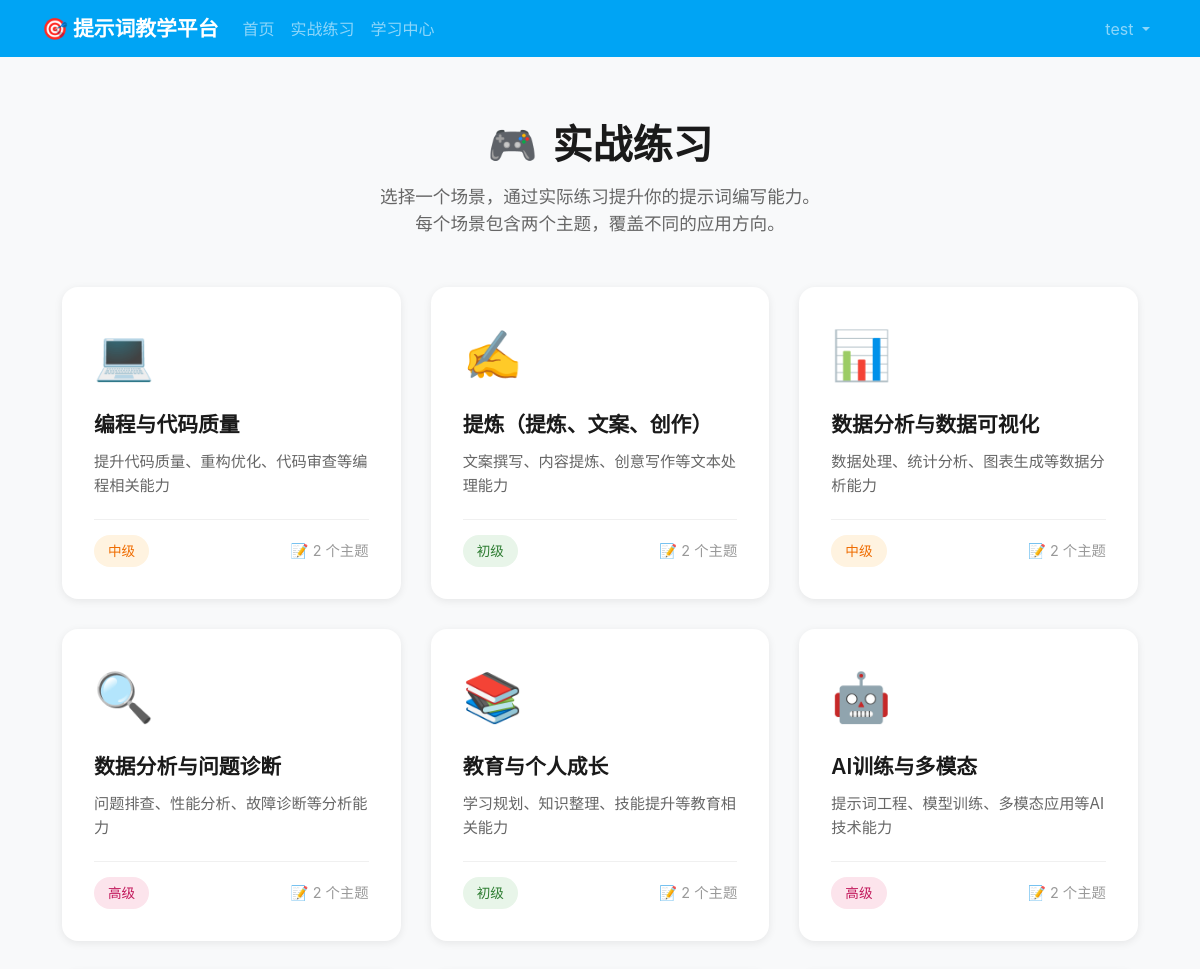
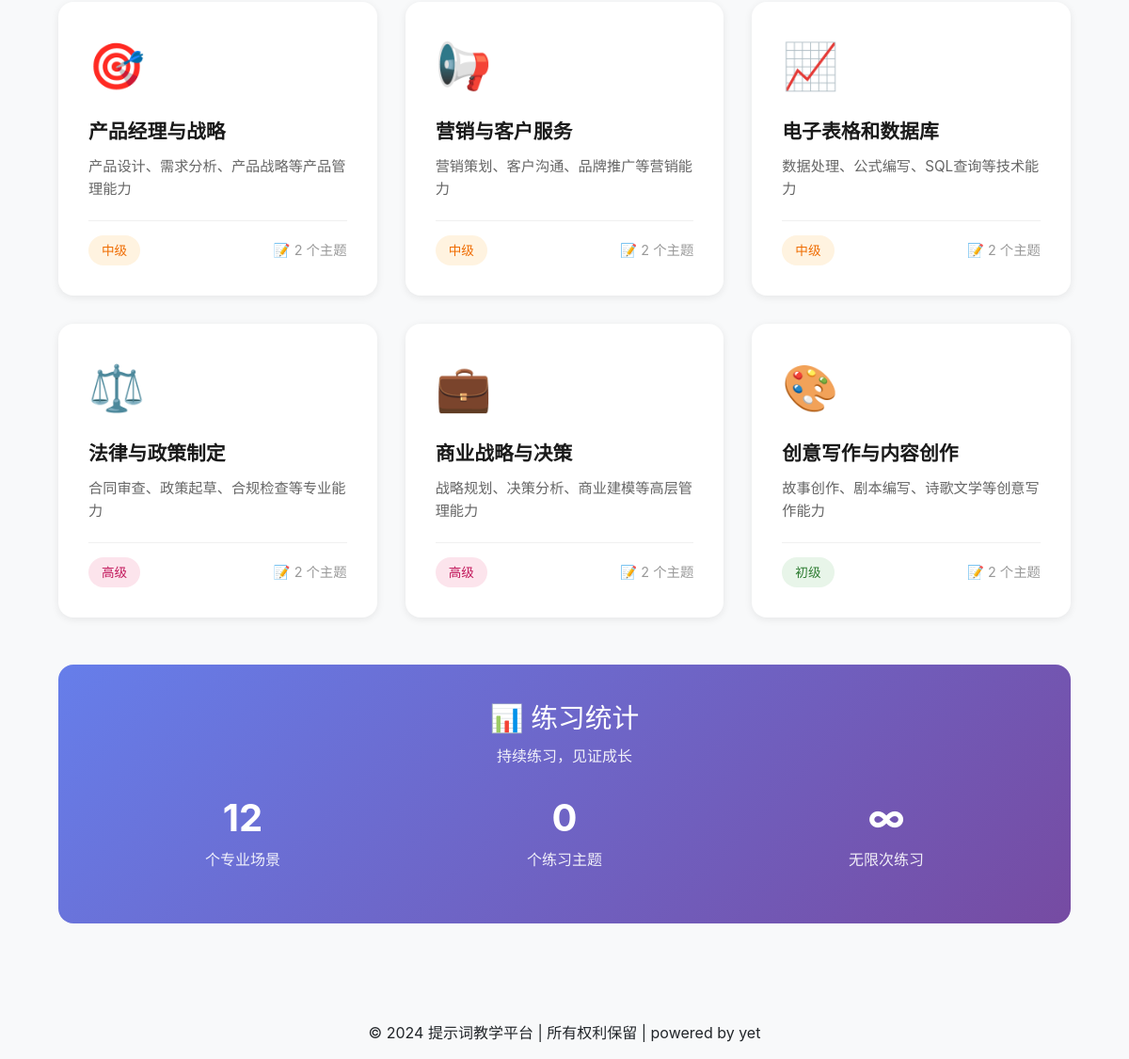
Page /practice/ (signed in) on the committed database (2 pictures, top to bottom).
### practice/models.py (models this page shows, shortened)
class PracticeScenario(models.Model):
    SCENARIO_CHOICES = [
        ('coding_quality', '编程与代码质量'),
        ('writing_creation', '提炼（提炼、文案、创作）'),
        ('data_analysis', '数据分析与数据可视化'),
        ('data_diagnosis', '数据分析与问题诊断'),
        ('education_growth', '教育与个人成长'),
        ('ai_training', 'AI训练与多模态'),
        ('product_strategy', '产品经理与战略'),
        ('marketing_service', '营销与客户服务'),
        ('spreadsheet_db', '电子表格和数据库'),
        ('legal_policy', '法律与政策制定'),
        ('business_decision', '商业战略与决策'),
        ('creative_writing', '创意写作与内容创作'),
    ]
    scenario_id = models.CharField(max_length=50, unique=True, verbose_name='场景ID')
    title = models.CharField(max_length=100, verbose_name='场景标题')
    description = models.TextField(verbose_name='场景描述')
    icon = models.CharField(max_length=50, default='🎯', verbose_name='图标')
    difficulty = models.CharField(max_length=20, choices=[('beginner', '初级'), ('intermediate', '中级'), ('advanced', '高级')], default='intermediate', verbose_name='难度')
    order = models.IntegerField(default=0, verbose_name='排序')
    is_active = models.BooleanField(default=True, verbose_name='是否启用')
    class Meta:
        ordering = ['order']
        verbose_name = '练习场景'
        verbose_name_plural = '练习场景'

### practice/views.py (the view)
# urls.py: path('', views.practice_list, name='practice'),
@login_required
def practice_list(request):
    scenarios = PracticeScenario.objects.filter(is_active=True)
    return render(request, 'practice_list.html', {'scenarios': scenarios})

### core/templates/practice_list.html (shortened to what this page needs)
{% extends 'base.html' %}
{% block content %}
<div class="practice-container">
    <div class="page-header">
        <h1 class="page-title">
            <span>🎮</span>
            <span>实战练习</span>
        </h1>
        <p class="page-subtitle">
            选择一个场景，通过实际练习提升你的提示词编写能力。<br>
            每个场景包含两个主题，覆盖不同的应用方向。
        </p>
    </div>
    <div class="scenarios-grid">
        {% for scenario in scenarios %}
        <a href="{% url 'practice:practice_detail' scenario.scenario_id %}" class="scenario-card" style="text-decoration: none; color: inherit;">
            <span class="card-icon">{{ scenario.icon }}</span>
            <h3 class="card-title">{{ scenario.title }}</h3>
            <p class="card-description">{{ scenario.description }}</p>
            <div class="card-meta">
                <span class="difficulty-badge difficulty-{{ scenario.difficulty }}">
                    {% if scenario.difficulty == 'beginner' %}初级
                    {% elif scenario.difficulty == 'intermediate' %}中级
                    {% else %}高级
                    {% endif %}
                </span>
                <span class="topics-count">
                    📝 {{ scenario.topics.count }} 个主题
                </span>
            </div>
        </a>
        {% endfor %}
    </div>
    <div class="stats-section">
        <h2 style="font-size: 1.8rem; margin-bottom: 10px;">📊 练习统计</h2>
        <p style="opacity: 0.9;">持续练习，见证成长</p>
        <div class="stats-grid">
            <div class="stat-item">
                <h3>{{ scenarios.count }}</h3>
                <p>个专业场景</p>
            </div>
            <div class="stat-item">
                <h3>{{ scenarios|length|add:scenarios|length }}</h3>
                <p>个练习主题</p>
            </div>
            <div class="stat-item">
                <h3>∞</h3>
                <p>无限次练习</p>
            </div>
        </div>
    </div>
</div>
{% endblock %}

### core/templates/base.html (shortened to what this page needs)
{% load static %}
<!DOCTYPE html>
<html lang="zh-CN">
<head>
    <link href="https://cdn.jsdelivr.net/npm/bootstrap@5.3.0/dist/css/bootstrap.min.css" rel="stylesheet">
    <link href="{% static 'css/variables.css' %}" rel="stylesheet">
    <link href="{% static 'css/style.css' %}" rel="stylesheet">
</head>
<body>
    <nav class="navbar navbar-expand-lg navbar-dark bg-primary">
        <div class="container">
            <a class="navbar-brand" href="/">🎯 提示词教学平台</a>
            <div class="collapse navbar-collapse" id="navbarNav">
                <ul class="navbar-nav me-auto">
                    <li class="nav-item">
                        <a class="nav-link" href="/">首页</a>
                    </li>
                    <li class="nav-item">
                        <a class="nav-link" href="{% url 'practice:practice' %}">实战练习</a>
                    </li>
                    <li class="nav-item">
                        <a class="nav-link" href="{% url 'learning:list' %}">学习中心</a>
                    </li>
                </ul>
                <ul class="navbar-nav">
                    {% if user.is_authenticated %}
                        <li class="nav-item dropdown">
                            <a class="nav-link dropdown-toggle" href="#" role="button" data-bs-toggle="dropdown">
                                {{ user.username }}
                            </a>
                        </li>
                    {% endif %}
                </ul>
            </div>
        </div>
    </nav>
    <main class="container mt-4">
        {% block content %}
        {% endblock %}
    </main>
    <footer class="bg-light text-center py-3 mt-5">
        <div class="container">
            <p class="mb-0">&copy; 2024 提示词教学平台 | 所有权利保留 |  powered by yet</p>
        </div>
    </footer>
</body>
</html>

### core/static/css/variables.css (style rules this page uses)
:root { --color-primary: rgb(0, 164, 244); --color-primary-light: #33B8F7; --color-primary-dark: #0089CC; --color-primary-gradient: linear-gradient(135deg, var(--color-primary) 0%, #0096d6 100%); --color-success: #10B981; --color-success-light: #E8F5E9; --color-warning: #F59E0B; --color-warning-light: #FFF3E0; --color-danger: #EF4444; --color-danger-light: #FCE4EC; --color-info: #3B82F6; --color-text-primary: #1a1a1a; --color-text-secondary: #2c3e50; --color-text-tertiary: #495057; --color-text-muted: #6c757d; --color-text-placeholder: #999; --color-bg-white: #ffffff; --color-bg-light: #f8f9fa; --color-bg-soft: #fafbfc; --color-bg-muted: #e9ecef; --color-bg-alt: #f1f3f5; --color-border: #dee2e6; --color-border-light: #e9ecef; --color-border-focus: rgba(13, 110, 253, 0.25); --space-xs: 0.25rem; --space-sm: 0.5rem; --space-md: 1rem; --space-lg: 1.5rem; --space-xl: 2rem; --space-2xl: 2.5rem; --space-3xl: 3rem; --radius-sm: 6px; --radius-md: 8px; --radius-lg: 10px; --radius-xl: 12px; --radius-16: 16px; --radius-20: 20px; --radius-full: 50%; --shadow-sm: 0 1px 2px rgba(0, 0, 0, 0.05); --shadow-md: 0 2px 4px rgba(0, 0, 0, 0.1); --shadow-lg: 0 4px 8px rgba(0, 0, 0, 0.15); --shadow-xl: 0 8px 16px rgba(0, 0, 0, 0.15); --shadow-primary: 0 2px 8px rgba(0, 164, 244, 0.3); --shadow-primary-hover: 0 4px 12px rgba(0, 164, 244, 0.5); --font-family-base: -apple-system, BlinkMacSystemFont, 'Segoe UI', Roboto, 'Helvetica Neue', Arial, sans-serif; --font-family-mono: 'Consolas', 'Monaco', monospace; --font-size-xs: 0.75rem; --font-size-sm: 0.85rem; --font-size-base: 0.95rem; --font-size-md: 1rem; --font-size-lg: 1.05rem; --font-size-xl: 1.1rem; --font-size-2xl: 1.3rem; --font-size-3xl: 1.75rem; --font-size-4xl: 2.2rem; --font-weight-normal: 400; --font-weight-medium: 500; --font-weight-semibold: 600; --font-weight-bold: 700; --font-weight-extrabold: 800; --line-height-tight: 1.25; --line-height-normal: 1.5; --line-height-relaxed: 1.6; --line-height-loose: 1.85; --transition-fast: 0.2s ease; --transition-normal: 0.3s ease; --transition-slow: 0.35s cubic-bezier(0.4, 0, 0.2, 1); --z-dropdown: 100; --z-sticky: 200; --z-fixed: 300; --z-modal-backdrop: 400; --z-modal: 500; --z-popover: 600; --z-tooltip: 700; }
.bg-primary { background-color: var(--color-primary) !important; }

### core/static/css/style.css (style rules this page uses)
body { font-family: -apple-system, BlinkMacSystemFont, 'Segoe UI', Roboto, 'Helvetica Neue', Arial, sans-serif; background-color: #f8f9fa; }
.navbar-brand { font-weight: bold; font-size: 1.3rem; }
footer { margin-top: auto; }

### rows in the picture
PracticeScenario: icon "💻", title "编程与代码质量", description "提升代码质量、重构优化、代码审查等编程相关能力", difficulty "中级", topics.count "2"
PracticeScenario: icon "✍️", title "提炼（提炼、文案、创作）", description "文案撰写、内容提炼、创意写作等文本处理能力", difficulty "初级", topics.count "2"
PracticeScenario: icon "📊", title "数据分析与数据可视化", description "数据处理、统计分析、图表生成等数据分析能力", difficulty "中级", topics.count "2"
PracticeScenario: icon "🔍", title "数据分析与问题诊断", description "问题排查、性能分析、故障诊断等分析能力", difficulty "高级", topics.count "2"
PracticeScenario: icon "📚", title "教育与个人成长", description "学习规划、知识整理、技能提升等教育相关能力", difficulty "初级", topics.count "2"
PracticeScenario: icon "🤖", title "AI训练与多模态", description "提示词工程、模型训练、多模态应用等AI技术能力", difficulty "高级", topics.count "2"
PracticeScenario: icon "🎯", title "产品经理与战略", description "产品设计、需求分析、产品战略等产品管理能力", difficulty "中级", topics.count "2"
PracticeScenario: icon "📢", title "营销与客户服务", description "营销策划、客户沟通、品牌推广等营销能力", difficulty "中级", topics.count "2"
PracticeScenario: icon "📈", title "电子表格和数据库", description "数据处理、公式编写、SQL查询等技术能力", difficulty "中级", topics.count "2"
PracticeScenario: icon "⚖️", title "法律与政策制定", description "合同审查、政策起草、合规检查等专业能力", difficulty "高级", topics.count "2"
PracticeScenario: icon "💼", title "商业战略与决策", description "战略规划、决策分析、商业建模等高层管理能力", difficulty "高级", topics.count "2"
PracticeScenario: icon "🎨", title "创意写作与内容创作", description "故事创作、剧本编写、诗歌文学等创意写作能力", difficulty "初级", topics.count "2"

### other values in the picture
{{ user.username }} "test"
{{ scenarios.count }} "12"
{{ scenarios|length|add:scenarios|length }} "0"
